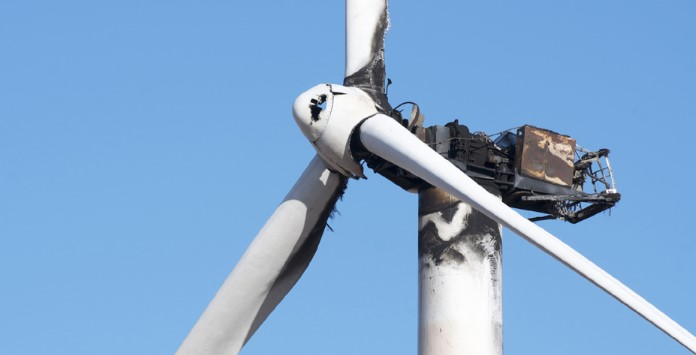
#> input picture imagens/1.jpg, 696 x 355 px
$ python distancia_imagens.py
#> lines starting #> are read from the running program, lines starting #| are printed output that depends on the picture; long printed decimals are rounded
### src/utilidades.py
import cv2 as cv
import numpy as np
from PIL import Image
# [26 lines left out: function pontos, not called in this run]

def corta(im, left, top, right, bottom):

    im1 = im.crop((left, top, right, bottom))
    return im1

def ndarray_pil(img, flag=True):
    """

    :param img: Imagem do tipo ndarray ou PIL
    :param flag: False para pil -> ndarray, True (default) para o oposto
    :return: Uma imagem convertida
    """
    if flag:
        img_np_RGB = cv.cvtColor(img, cv.COLOR_BGR2RGB)
        return Image.fromarray(img_np_RGB)
    else:
        img_arr = np.array(img)
        img_arr_BGR = cv.cvtColor(img_arr, cv.COLOR_RGB2BGR)
        return img_arr_BGR

### src/sift.py
import cv2 as cv

def sift_detectores_e_descritores(imagem, n=None):

    """ Recebe uma imagem (numpy) e um valor n que representa a quantidade dos n melhores pontos, e retorna uma tupla com os ns detectores e descritores """

    # Converte para cinza
    gray = cv.cvtColor(imagem, cv.COLOR_BGR2GRAY)

    # Cria o objeto sift
    sift = cv.SIFT_create()

    # Encontra keypoints
    kp = sift.detect(gray, None)

    # N principais características
    n_kp = sorted(kp, key=lambda x: -x.response)[:n]

    kp, des = sift.compute(gray, n_kp)

    return kp, des

# [16 lines left out: function imprime_detectores, not called in this run]


def correspondencias(img1, img2, qtd_match=None, k_best=2, kp1=None, kp2=None, des1=None, des2=None):
    """ Recebe duas imagens (numpy), a (qtd_match) quantitade
        de correspondências que serão desenhadas na imagem, as k melhores correspondências
        que serão calculadas, opcionalmente os kp1, kp2, des1, des2 e retorna uma tupla (kp1, kp2, correspondencias[]) """

    if des1 is None or des2 is None or kp1 is None or kp2 is None:
        kp1, des1 = sift_detectores_e_descritores(img1)
        kp2, des2 = sift_detectores_e_descritores(img2)


    bf = cv.BFMatcher()
    correspondencias = bf.knnMatch(des1, des2, k=k_best)

    ## Correspondência retorna as duas melhores correspondencias (k=2)
    ## Abaixo ele considera os melhores pontos, aqueles que são menores que 70% da segunda melhores correspondências.
    ## Por isso o primeiro ponto é igual, ou seja, para cada ponto ele retorna as duas melhores correspondências.

    # Apply ratio test
    good = []
    for m, n in correspondencias:
        if m.distance < 0.75 * n.distance:
            good.append([m])

    if qtd_match is not None:
        image_out = cv.drawMatchesKnn(img1, kp1, img2, kp2, good[:qtd_match], None,
                                      flags=cv.DrawMatchesFlags_NOT_DRAW_SINGLE_POINTS)
        return image_out, good[:qtd_match], kp1, kp2
    else:
        image_out = cv.drawMatchesKnn(img1, kp1, img2, kp2, good, None,
                                      flags=cv.DrawMatchesFlags_NOT_DRAW_SINGLE_POINTS)
    #return kp1, kp2, good
    #print(correspondencias)
    return image_out, good, kp1, kp2

### distancia_imagens.py
# https://levelup.gitconnected.com/pixels-arrays-and-images-ef3f03638fe7 Tutorial
import cv2 as cv
import numpy as np
from src import utilidades as ut, sift
from PIL import Image

from src.encaixa import encaix

#fg_img = cv.imread('imagens/p4.jpg')
#bg_img = cv.imread('imagens/1.jpg')

# Guarda as coordenadas
left, top, right, bottom = 300, 150, 380, 220
#left, top, right, bottom = 302, 151, 308, 153
#left, top, right, bottom = 300, 150, 335, 185

imagem_original_pil = Image.open(r"imagens/1.jpg")
#> imagem_original_pil is the input picture: PIL image 696x355 RGB; mean R, G, B 128.4, 167.7, 208.6

# Passo 1 - Recorta patch da imagem original, guardando as coordenadas (c1) do patch na imagem original.
patch = ut.corta(imagem_original_pil, left, top, right, bottom)
#> in corta, `im1 = im.crop((left, top, right, bottom))`:
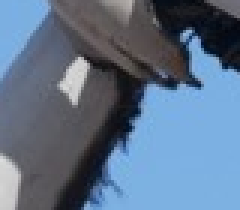
#> im1: PIL image 80x70 RGB (shown 3 times larger); mean R, G, B 94.5, 114.2, 137.7

## Convertendo imagens
patch_numpy = ut.ndarray_pil(patch, False)
imagem_original_numpy = ut.ndarray_pil(imagem_original_pil, False)
#patch_numpy = np.array(patch)
#imagem_original_numpy = np.array(imagem_original_pil)


## Passo 2 - Calcula os descritores e correspondências entre o patch e a imagem original.

## Calculando descritores
kp1, des1 = sift.sift_detectores_e_descritores(patch_numpy)
#> in sift_detectores_e_descritores, `gray = cv.cvtColor(imagem, cv.COLOR_BGR2GRAY)`:
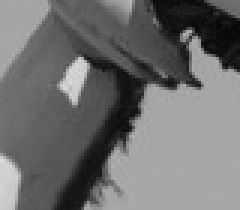
#> gray: shape (70, 80) (shown 3 times larger); min 5, max 220, mean 111
#> in sift_detectores_e_descritores, `kp = sift.detect(gray, None)`: kp = 31 keypoints; strongest (x, y, size): (25, 26, 6.7), (65, 15, 3.2), (68, 21, 6), (39, 41, 8.3)
#> in sift_detectores_e_descritores, `n_kp = sorted(kp, key=lambda x: -x.response)[:n]`: n_kp has the same summary as kp
#> kp1 has the same summary as kp in sift_detectores_e_descritores
kp2, des2 = sift.sift_detectores_e_descritores(imagem_original_numpy)
#> in sift_detectores_e_descritores (call 2), `gray = cv.cvtColor(imagem, cv.COLOR_BGR2GRAY)`:
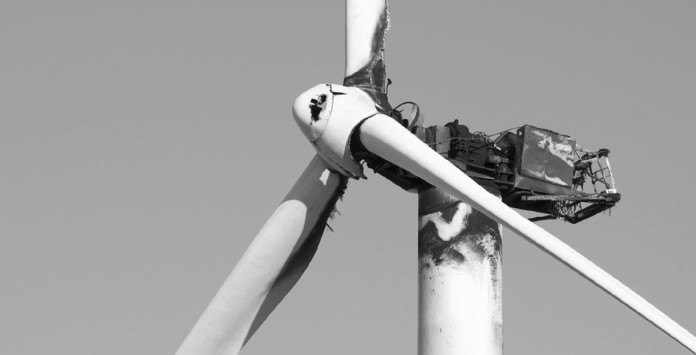
#> gray: shape (355, 696); min 1, max 255, mean 160.6
#> in sift_detectores_e_descritores (call 2), `kp = sift.detect(gray, None)`: kp = 461 keypoints; strongest (x, y, size): (323, 98, 4.4), (316, 110, 8.6), (313, 100, 2.8), (335, 93, 2.7)
#> in sift_detectores_e_descritores (call 2), `n_kp = sorted(kp, key=lambda x: -x.response)[:n]`: n_kp has the same summary as kp
#> kp2 has the same summary as kp in sift_detectores_e_descritores


## Calculando Correspondências
imagem_out, good, kp1, kp2 = sift.correspondencias(patch_numpy, imagem_original_numpy, kp1=kp1, kp2=kp2, des1=des1, des2=des2)
#> in correspondencias, `correspondencias = bf.knnMatch(des1, des2, k=k_best)`: correspondencias = 31 matches
#> the loop in correspondencias, `for m, n in correspondencias:` made 31 passes
#> after the loop in correspondencias, `for m, n in correspondencias:`: good = 28 matches
#> in correspondencias, `image_out = cv.drawMatchesKnn(img1, kp1, img2, kp2, good, None, flags=..`:
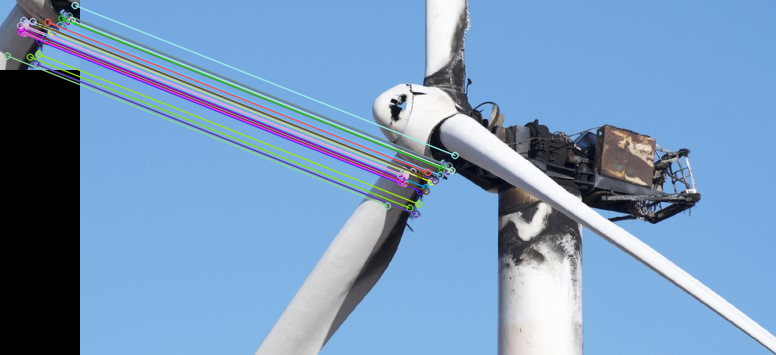
#> image_out: shape (355, 776, 3); mean B, G, R 187.6, 152.2, 118.4
#> good = 28 matches

### O crop faz até essa parte.

## Passo 3 - Coloca de volta o patch na imagem original, usando as coordenadas guardadas no passo 1 e mantendo os descritores correspondentes
## tanto na imagem original quanto no patch.

### imagem_original_numpy[top:bottom, left:right] = patch_numpy

## Passo 4 - Calculado distâcia das cooredenadas dos keypoints e também a média de distância


dif_x = 0
dif_y = 0
distancia_total = 0
for g in good:
    x, y = kp1[g[0].queryIdx].pt
    x2, y2 = kp2[g[0].trainIdx].pt
    x1 = left + x
    y1 = top + y
    print(f'Novo: ({x1}, {y1}) Orig: ({x2}, {y2}) --- {g[0].distance}')
    distancia_total += g[0].distance
    #print('Distancia entre pixels: ', (novo_x - x2), (novo_y - y2))
    ############################################################################

    ## Somando todos os y e x para ver a diferença de posição entre as coordenadas do patch e da imagem original
    dif_x += x2 - x1
    dif_y += y2 - y1
#> this loop made 28 passes
#> (x, y, x2, y2, x1, y1, distancia_total, dif_x) on passes 1 to 11: (24.92, 25.52, 324.9, 175.5, 324.9, 175.5, 14.18, 7.63e-06), (64.8, 14.97, 364.8, 165, 364.8, 165, 18.05, 0), (67.54, 20.77, 367.6, 170.8, 367.5, 170.8, 222.6, 0.00968), (39.42, 40.71, 339.4, 190.7, 339.4, 190.7, 238.9, 0.00968), (24.47, 32.61, 324.5, 182.6, 324.5, 182.6, 238.9, 0.00968), (24.47, 32.61, 324.5, 182.6, 324.5, 182.6, 238.9, 0.00967), (50.9, 31.35, 350.9, 181.4, 350.9, 181.4, 238.9, 0.00967), (68.72, 15.53, 368.7, 165.5, 368.7, 165.5, 239.9, 0.00967), (71.42, 20.13, 371.4, 170.1, 371.4, 170.1, 253.5, 0.00966), (29.83, 56.62, 329.4, 207.7, 329.8, 206.6, 495.6, -0.47), (45.4, 37.11, 345.4, 187.1, 345.4, 187.1, 495.6, -0.47)
#| Novo: (324.923, 175.516) Orig: (324.923, 175.516) --- 14.177
#| Novo: (364.801, 164.971) Orig: (364.801, 164.971) --- 3.873
#| Novo: (367.542, 170.775) Orig: (367.552, 170.782) --- 204.538
#| Novo: (339.425, 190.707) Orig: (339.425, 190.707) --- 16.279
#| Novo: (324.467, 182.608) Orig: (324.467, 182.608) --- 0.0
#| Novo: (324.467, 182.608) Orig: (324.467, 182.608) --- 0.0
#| Novo: (350.897, 181.354) Orig: (350.897, 181.354) --- 0.0
#| Novo: (368.719, 165.526) Orig: (368.719, 165.526) --- 1.0
#> (further printed lines are left out)
#> after the loop, dif_x = -0.471; dif_y = 1.04; distancia_total = 842.8

# Após fazer isso para todas as imagens, criar um gráfico dessas distâncias (dif_x, dif_y)
## Também fazer um gráfico com a soma das distâncias das correspondências para cada imagem
print(dif_x, dif_y)
#| -0.4706 1.044
# Atribuindo novos valores para as coordenadas do patch que será encaixado na imagem
novo_left = left + dif_x
#> novo_left = 299.5
novo_right = right + dif_x
#> novo_right = 379.5
novo_top = top + dif_y
#> novo_top = 151
novo_bottom = bottom + dif_y
#> novo_bottom = 221


## Apenas dar destaque a cor do patch
##patch_numpy = cv.cvtColor(patch_numpy, cv.COLOR_BGR2RGB)

## Encaixando o patch na imagem original
imagem_original_numpy[int(novo_top):int(novo_bottom), int(novo_left):int(novo_right)] = patch_numpy
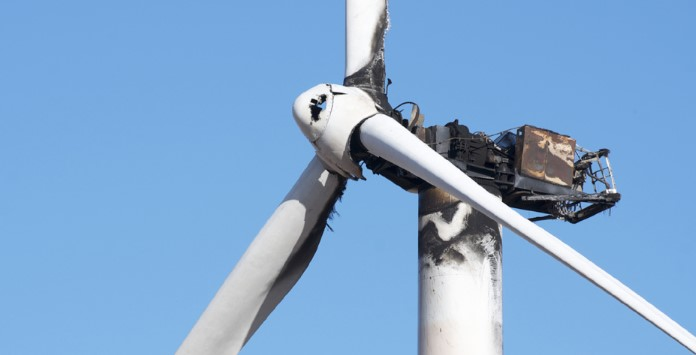
#> imagem_original_numpy: shape (355, 696, 3); mean B, G, R 208.6, 167.6, 128.3
cv.imshow('', imagem_original_numpy)
cv.waitKey(0)
